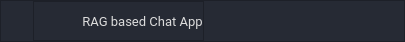
        <widget class="QFrame" name="Top_Bar">
         <property name="maximumSize">
          <size>
           <width>16777215</width>
           <height>40</height>
          </size>
         </property>
         <property name="styleSheet">
          <string notr="true">QFrame{
	background-color: rgb(38, 42, 52);
}</string>
         </property>
         <property name="frameShape">
          <enum>QFrame::Shape::StyledPanel</enum>
         </property>
         <property name="frameShadow">
          <enum>QFrame::Shadow::Raised</enum>
         </property>
         <layout class="QHBoxLayout" name="horizontalLayout">
          <property name="spacing">
           <number>0</number>
          </property>
          <property name="leftMargin">
           <number>0</number>
          </property>
          <property name="topMargin">
           <number>0</number>
          </property>
          <property name="rightMargin">
           <number>0</number>
          </property>
          <property name="bottomMargin">
           <number>0</number>
          </property>
          <item>
           <widget class="QFrame" name="toggle_frame">
            <property name="maximumSize">
             <size>
              <width>70</width>
              <height>16777215</height>
             </size>
            </property>
            <property name="styleSheet">
             <string notr="true">QFrame{
	border-radius:0px;
	border-top-left-radius:10px;
}
QFrame:hover{
	background-color: rgba(79, 159, 254, 220);
}</string>
            </property>
            <property name="frameShape">
             <enum>QFrame::Shape::StyledPanel</enum>
            </property>
            <property name="frameShadow">
             <enum>QFrame::Shadow::Raised</enum>
            </property>
            <layout class="QHBoxLayout" name="horizontalLayout_2">
             <property name="spacing">
              <number>0</number>
             </property>
             <property name="leftMargin">
              <number>0</number>
             </property>
             <property name="topMargin">
              <number>0</number>
             </property>
             <property name="rightMargin">
              <number>0</number>
             </property>
             <property name="bottomMargin">
              <number>0</number>
             </property>
             <item>
              <widget class="QPushButton" name="toggle_button">
               <property name="minimumSize">
                <size>
                 <width>0</width>
                 <height>40</height>
                </size>
               </property>
               <property name="maximumSize">
                <size>
                 <width>80</width>
                 <height>16777215</height>
                </size>
               </property>
               <property name="styleSheet">
                <string notr="true">QPushButton{
	border:none;
	background:none;
}</string>
               </property>
               <property name="text">
                <string/>
               </property>
               <property name="icon">
                <iconset>
                 <normaloff>../Reqs/menu-50 copy.png</normaloff>../Reqs/menu-50 copy.png</iconset>
               </property>
               <property name="iconSize">
                <size>
                 <width>25</width>
                 <height>25</height>
                </size>
               </property>
              </widget>
             </item>
            </layout>
           </widget>
          </item>
          <item>
           <widget class="QFrame" name="top_bar_frame">
            <property name="frameShape">
             <enum>QFrame::Shape::StyledPanel</enum>
            </property>
            <property name="frameShadow">
             <enum>QFrame::Shadow::Raised</enum>
            </property>
            <layout class="QHBoxLayout" name="horizontalLayout_5">
             <property name="spacing">
              <number>0</number>
             </property>
             <property name="leftMargin">
              <number>10</number>
             </property>
             <property name="topMargin">
              <number>0</number>
             </property>
             <property name="rightMargin">
              <number>0</number>
             </property>
             <property name="bottomMargin">
              <number>0</number>
             </property>
             <item>
              <widget class="QPushButton" name="icon">
               <property name="minimumSize">
                <size>
                 <width>0</width>
                 <height>35</height>
                </size>
               </property>
               <property name="maximumSize">
                <size>
                 <width>40</width>
                 <height>16777215</height>
                </size>
               </property>
               <property name="styleSheet">
                <string notr="true">background-color: rgb(38, 42, 52);
border:none;</string>
               </property>
               <property name="text">
                <string/>
               </property>
               <property name="icon">
                <iconset>
                 <normaloff>../Reqs/app_icon.png</normaloff>../Reqs/app_icon.png</iconset>
               </property>
               <property name="iconSize">
                <size>
                 <width>24</width>
                 <height>24</height>
                </size>
               </property>
              </widget>
             </item>
             <item>
              <widget class="QLabel" name="status_bar">
               <property name="font">
                <font>
                 <family>Roboto</family>
                 <pointsize>10</pointsize>
                 <bold>false</bold>
                </font>
               </property>
               <property name="styleSheet">
                <string notr="true">color: rgb(220, 220, 220);</string>
               </property>
               <property name="text">
                <string>  RAG based Chat App</string>
               </property>
              </widget>
             </item>
            </layout>
           </widget>
          </item>
          <item>
           <widget class="QFrame" name="top_bar_button_frame">
            <property name="minimumSize">
             <size>
              <width>200</width>
              <height>0</height>
             </size>
            </property>
            <property name="maximumSize">
             <size>
              <width>200</width>
              <height>16777215</height>
             </size>
            </property>
            <property name="styleSheet">
             <string notr="true">border-radius:0px;
border-top-right-radius:10px;
</string>
            </property>
            <property name="frameShape">
             <enum>QFrame::Shape::StyledPanel</enum>
            </property>
            <property name="frameShadow">
             <enum>QFrame::Shadow::Raised</enum>
            </property>
            <layout class="QHBoxLayout" name="horizontalLayout_3">
             <property name="spacing">
              <number>2</number>
             </property>
             <property name="leftMargin">
              <number>0</number>
             </property>
             <property name="topMargin">
              <number>0</number>
             </property>
             <property name="rightMargin">
              <number>0</number>
             </property>
             <property name="bottomMargin">
              <number>0</number>
             </property>
             <item>
              <widget class="QPushButton" name="button_minimize">
               <property name="minimumSize">
                <size>
                 <width>0</width>
                 <height>40</height>
                </size>
               </property>
               <property name="styleSheet">
                <string notr="true">QPushButton{
	border:none;
	background:none;
	border-radius:0px;
}
QPushButton:hover{
	background-color: rgb(45, 50, 62);
}</string>
               </property>
               <property name="text">
                <string/>
               </property>
               <property name="icon">
                <iconset>
                 <normaloff>../Reqs/subtract-24 copy.png</normaloff>../Reqs/subtract-24 copy.png</iconset>
               </property>
              </widget>
             </item>
             <item>
              <widget class="QPushButton" name="button_restore">
               <property name="enabled">
                <bool>true</bool>
               </property>
               <property name="minimumSize">
                <size>
                 <width>0</width>
                 <height>40</height>
                </size>
               </property>
               <property name="styleSheet">
                <string notr="true">QPushButton{
	border:none;
	background:none;
	border-radius:0px;
}
QPushButton:hover{
	background-color:  rgb(45, 50, 62);
}</string>
               </property>
               <property name="text">
                <string/>
               </property>
               <property name="icon">
                <iconset>
                 <normaloff>../Reqs/maximize.png</normaloff>../Reqs/maximize.png</iconset>
               </property>
              </widget>
             </item>
             <item>
              <widget class="QPushButton" name="button_close">
               <property name="minimumSize">
                <size>
                 <width>0</width>
                 <height>40</height>
                </size>
               </property>
               <property name="styleSheet">
                <string notr="true">QPushButton{
	border:none;
	background:none;
	border-radius:0px;
	border-top-right-radius:10px;
}
QPushButton:hover{
	background-color:rgb(212, 58, 212)
}</string>
               </property>
               <property name="text">
                <string/>
               </property>
               <property name="icon">
                <iconset>
                 <normaloff>../Reqs/close-24 copy.png</normaloff>../Reqs/close-24 copy.png</iconset>
               </property>
              </widget>
             </item>
            </layout>
           </widget>
          </item>
         </layout>
        </widget>
